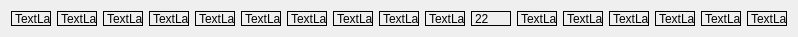
   <widget class="QWidget" name="layoutWidget_6">
    <property name="geometry">
     <rect>
      <x>10</x>
      <y>150</y>
      <width>778</width>
      <height>17</height>
     </rect>
    </property>
    <layout class="QHBoxLayout" name="horizontalLayout_8">
     <item>
      <widget class="QImageLabel" name="label_east_120">
       <property name="minimumSize">
        <size>
         <width>40</width>
         <height>15</height>
        </size>
       </property>
       <property name="maximumSize">
        <size>
         <width>40</width>
         <height>15</height>
        </size>
       </property>
       <property name="frameShape">
        <enum>QFrame::Box</enum>
       </property>
       <property name="text">
        <string>TextLabel</string>
       </property>
      </widget>
     </item>
     <item>
      <widget class="QImageLabel" name="label_east_121">
       <property name="minimumSize">
        <size>
         <width>40</width>
         <height>15</height>
        </size>
       </property>
       <property name="maximumSize">
        <size>
         <width>40</width>
         <height>15</height>
        </size>
       </property>
       <property name="frameShape">
        <enum>QFrame::Box</enum>
       </property>
       <property name="text">
        <string>TextLabel</string>
       </property>
      </widget>
     </item>
     <item>
      <widget class="QImageLabel" name="label_east_122">
       <property name="minimumSize">
        <size>
         <width>40</width>
         <height>15</height>
        </size>
       </property>
       <property name="maximumSize">
        <size>
         <width>40</width>
         <height>15</height>
        </size>
       </property>
       <property name="frameShape">
        <enum>QFrame::Box</enum>
       </property>
       <property name="text">
        <string>TextLabel</string>
       </property>
      </widget>
     </item>
     <item>
      <widget class="QImageLabel" name="label_east_123">
       <property name="minimumSize">
        <size>
         <width>40</width>
         <height>15</height>
        </size>
       </property>
       <property name="maximumSize">
        <size>
         <width>40</width>
         <height>15</height>
        </size>
       </property>
       <property name="frameShape">
        <enum>QFrame::Box</enum>
       </property>
       <property name="text">
        <string>TextLabel</string>
       </property>
      </widget>
     </item>
     <item>
      <widget class="QImageLabel" name="label_east_124">
       <property name="minimumSize">
        <size>
         <width>40</width>
         <height>15</height>
        </size>
       </property>
       <property name="maximumSize">
        <size>
         <width>40</width>
         <height>15</height>
        </size>
       </property>
       <property name="frameShape">
        <enum>QFrame::Box</enum>
       </property>
       <property name="text">
        <string>TextLabel</string>
       </property>
      </widget>
     </item>
     <item>
      <widget class="QImageLabel" name="label_east_125">
       <property name="minimumSize">
        <size>
         <width>40</width>
         <height>15</height>
        </size>
       </property>
       <property name="maximumSize">
        <size>
         <width>40</width>
         <height>15</height>
        </size>
       </property>
       <property name="frameShape">
        <enum>QFrame::Box</enum>
       </property>
       <property name="text">
        <string>TextLabel</string>
       </property>
      </widget>
     </item>
     <item>
      <widget class="QImageLabel" name="label_east_126">
       <property name="minimumSize">
        <size>
         <width>40</width>
         <height>15</height>
        </size>
       </property>
       <property name="maximumSize">
        <size>
         <width>40</width>
         <height>15</height>
        </size>
       </property>
       <property name="frameShape">
        <enum>QFrame::Box</enum>
       </property>
       <property name="text">
        <string>TextLabel</string>
       </property>
      </widget>
     </item>
     <item>
      <widget class="QImageLabel" name="label_east_127">
       <property name="minimumSize">
        <size>
         <width>40</width>
         <height>15</height>
        </size>
       </property>
       <property name="maximumSize">
        <size>
         <width>40</width>
         <height>15</height>
        </size>
       </property>
       <property name="frameShape">
        <enum>QFrame::Box</enum>
       </property>
       <property name="text">
        <string>TextLabel</string>
       </property>
      </widget>
     </item>
     <item>
      <widget class="QImageLabel" name="label_east_128">
       <property name="minimumSize">
        <size>
         <width>40</width>
         <height>15</height>
        </size>
       </property>
       <property name="maximumSize">
        <size>
         <width>40</width>
         <height>15</height>
        </size>
       </property>
       <property name="frameShape">
        <enum>QFrame::Box</enum>
       </property>
       <property name="text">
        <string>TextLabel</string>
       </property>
      </widget>
     </item>
     <item>
      <widget class="QImageLabel" name="label_east_129">
       <property name="minimumSize">
        <size>
         <width>40</width>
         <height>15</height>
        </size>
       </property>
       <property name="maximumSize">
        <size>
         <width>40</width>
         <height>15</height>
        </size>
       </property>
       <property name="frameShape">
        <enum>QFrame::Box</enum>
       </property>
       <property name="text">
        <string>TextLabel</string>
       </property>
      </widget>
     </item>
     <item>
      <widget class="QImageLabel" name="label_east_130">
       <property name="minimumSize">
        <size>
         <width>40</width>
         <height>15</height>
        </size>
       </property>
       <property name="maximumSize">
        <size>
         <width>40</width>
         <height>15</height>
        </size>
       </property>
       <property name="frameShape">
        <enum>QFrame::Box</enum>
       </property>
       <property name="text">
        <string>22</string>
       </property>
      </widget>
     </item>
     <item>
      <widget class="QImageLabel" name="label_east_131">
       <property name="minimumSize">
        <size>
         <width>40</width>
         <height>15</height>
        </size>
       </property>
       <property name="maximumSize">
        <size>
         <width>40</width>
         <height>15</height>
        </size>
       </property>
       <property name="frameShape">
        <enum>QFrame::Box</enum>
       </property>
       <property name="text">
        <string>TextLabel</string>
       </property>
      </widget>
     </item>
     <item>
      <widget class="QImageLabel" name="label_east_132">
       <property name="minimumSize">
        <size>
         <width>40</width>
         <height>15</height>
        </size>
       </property>
       <property name="maximumSize">
        <size>
         <width>40</width>
         <height>15</height>
        </size>
       </property>
       <property name="frameShape">
        <enum>QFrame::Box</enum>
       </property>
       <property name="text">
        <string>TextLabel</string>
       </property>
      </widget>
     </item>
     <item>
      <widget class="QImageLabel" name="label_east_133">
       <property name="minimumSize">
        <size>
         <width>40</width>
         <height>15</height>
        </size>
       </property>
       <property name="maximumSize">
        <size>
         <width>40</width>
         <height>15</height>
        </size>
       </property>
       <property name="frameShape">
        <enum>QFrame::Box</enum>
       </property>
       <property name="text">
        <string>TextLabel</string>
       </property>
      </widget>
     </item>
     <item>
      <widget class="QImageLabel" name="label_east_134">
       <property name="minimumSize">
        <size>
         <width>40</width>
         <height>15</height>
        </size>
       </property>
       <property name="maximumSize">
        <size>
         <width>40</width>
         <height>15</height>
        </size>
       </property>
       <property name="frameShape">
        <enum>QFrame::Box</enum>
       </property>
       <property name="text">
        <string>TextLabel</string>
       </property>
      </widget>
     </item>
     <item>
      <widget class="QImageLabel" name="label_east_135">
       <property name="minimumSize">
        <size>
         <width>40</width>
         <height>15</height>
        </size>
       </property>
       <property name="maximumSize">
        <size>
         <width>40</width>
         <height>15</height>
        </size>
       </property>
       <property name="frameShape">
        <enum>QFrame::Box</enum>
       </property>
       <property name="text">
        <string>TextLabel</string>
       </property>
      </widget>
     </item>
     <item>
      <widget class="QImageLabel" name="label_east_136">
       <property name="minimumSize">
        <size>
         <width>40</width>
         <height>15</height>
        </size>
       </property>
       <property name="maximumSize">
        <size>
         <width>40</width>
         <height>15</height>
        </size>
       </property>
       <property name="frameShape">
        <enum>QFrame::Box</enum>
       </property>
       <property name="text">
        <string>TextLabel</string>
       </property>
      </widget>
     </item>
    </layout>
   </widget>
